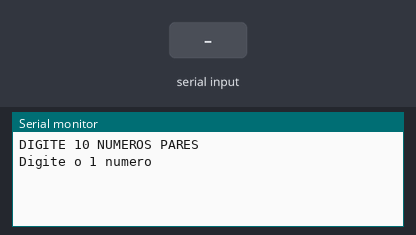
This sketch was run on a simulated Arduino Uno, built with avr-gcc and run on an emulated ATmega328P. Parts: the last lines printed to the serial monitor. The test bench sets the inputs (shaded band).

Above: at 0.8 s.
0.9 s: "90,45\n" received over Serial
At 1.3 s:
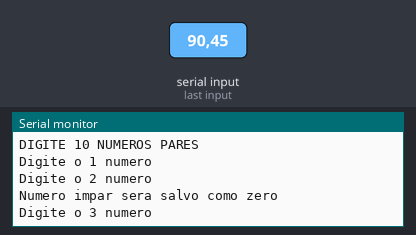
2.4 s: "30,150\n" received over Serial
At 3.7 s:
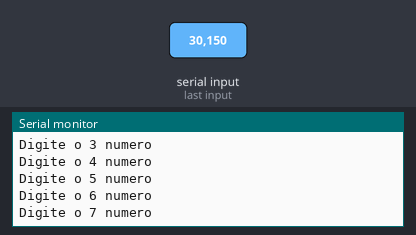
Timing chart, 0 to 5.4 s (numbered marks = the images above; inputs shaded):
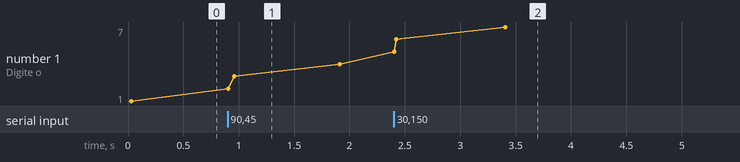

Measured:
- after the input at 0.9 s, the serial monitor: prints a new line at once (image 1)
- after the input at 2.4 s, the serial monitor: prints a new line at once (image 2)
- plotted number 1: 1 → 4 after the input at 0.9 s, 4 → 7 after the input at 2.4 s

The sketch:

exercicio_371.ino
```cpp
//  c++ code
/* 37- Faça um programa que contenha um array tamanho 10. Solicite ao usuário que
digite números pares, inteiros, e os guarde no vetor. Para isso utilize a estrutura de
repetição WHILE. Ao final, exiba todos os valores com a estrutura de repetição FOR.
*/

int numerosPares[10];

void setup()
{
  Serial.begin(9600);

   int numero = 0;

  Serial.println("DIGITE 10 NUMEROS PARES");
  Serial.println();

  for (int i = 0; i < 10; i++) {
    Serial.println("Digite o " + String(i + 1) + " numero");


    // Espera o usuário digitar
    while (!Serial.available());

    numero = Serial.parseFloat();
    if (int(numero) % 2 == 0) {
      numerosPares[i] = numero;
    } else {
      Serial.println("Numero impar sera salvo como zero");
      numerosPares[i] = 0;
    }
  }

  Serial.println();
  Serial.println("NUMEROS DIGITADOS");

  for (int i = 0; i < 10; i++) {
    Serial.println("Numero " + String(i + 1) + ": " + String(numerosPares[i]));
  }
}

void loop()
{

}
```
